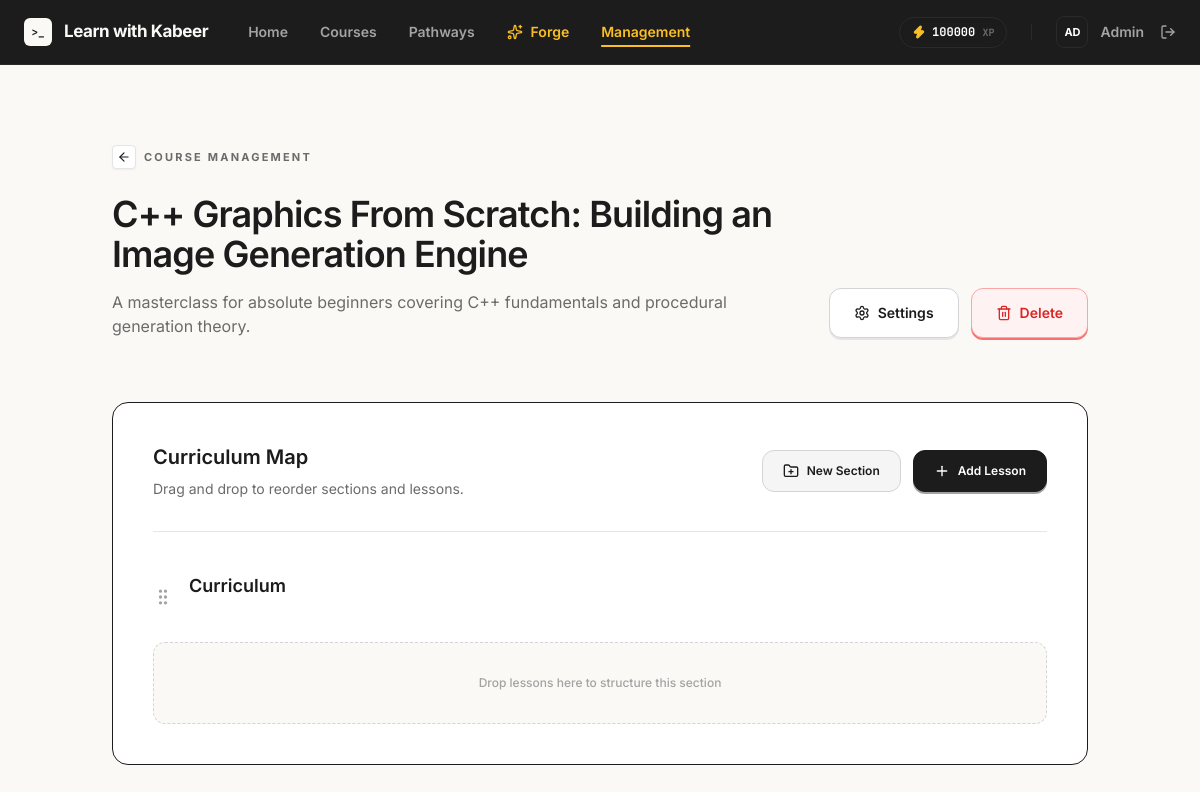
Page /admin/courses/1/manage (signed in) on the committed database.
### tables this page shows
CREATE TABLE users (
            id INTEGER PRIMARY KEY AUTOINCREMENT,
            name TEXT NOT NULL,
            email TEXT NOT NULL UNIQUE,
            password_hash TEXT NOT NULL,
            is_admin INTEGER NOT NULL DEFAULT 0,
            created_at TEXT NOT NULL DEFAULT CURRENT_TIMESTAMP,
            total_xp INTEGER NOT NULL DEFAULT 0
        , is_pro INTEGER NOT NULL DEFAULT 0);

CREATE TABLE courses (
            id INTEGER PRIMARY KEY AUTOINCREMENT,
            slug TEXT NOT NULL UNIQUE,
            title TEXT NOT NULL,
            subtitle TEXT NOT NULL,
            level TEXT NOT NULL,
            status TEXT NOT NULL DEFAULT 'active'
        , user_id INTEGER REFERENCES users(id) ON DELETE CASCADE);

CREATE TABLE sections (
            id INTEGER PRIMARY KEY AUTOINCREMENT,
            course_id INTEGER NOT NULL,
            title TEXT NOT NULL,
            description TEXT,
            number INTEGER NOT NULL,
            background TEXT,
            FOREIGN KEY (course_id) REFERENCES courses (id) ON DELETE CASCADE,
            UNIQUE (course_id, number)
        );

### app.py (the view)
@app.route("/admin/courses/<int:course_id>/manage")
@login_required
@admin_required
def admin_course_manage(course_id):
    course = database.get_course_by_id(course_id)
    if not course:
        abort(404)
    overview = database.get_course_overview(g.user, course["slug"])
    return render_template("admin/course_manage.html", **overview)

### app.py (called while the page is built)
def login_required(view):
    @wraps(view)
    def wrapped_view(**kwargs):
        if g.user is None:
            flash("Sign in to save your progress.", "info")
            return redirect(url_for("login", next=request.path))
        return view(**kwargs)
    return wrapped_view

def admin_required(view):
    @wraps(view)
    def wrapped_view(**kwargs):
        if g.user is None or not g.user["is_admin"]:
            abort(403)
        return view(**kwargs)
    return wrapped_view

@app.before_request
def load_logged_in_user():
    user_id = session.get("user_id")
    g.user = database.get_user_by_id(user_id) if user_id else None

@app.context_processor
def inject_template_helpers():
    return {
        "current_user": g.get("user"),
        "lesson_url": lesson_url,
    }

### database.py (called while the page is built)
def get_db():
    if "db" not in g:
        g.db = sqlite3.connect(current_app.config["DATABASE"])
        g.db.row_factory = sqlite3.Row
        g.db.execute("PRAGMA foreign_keys = ON")
    return g.db

def get_user_by_id(user_id):
    return get_db().execute("SELECT * FROM users WHERE id = ?", (user_id,)).fetchone()

def get_progress(user_id, course_id):
    return get_db().execute(
        "SELECT * FROM progress WHERE user_id = ? AND course_id = ?",
        (user_id, course_id),
    ).fetchone()

def get_course_by_id(course_id):
    return get_db().execute("SELECT * FROM courses WHERE id = ?", (course_id,)).fetchone()

### templates/admin/course_manage.html (shortened to what this page needs)
{% extends "base.html" %}
{% block content %}
<main class="flex-1 overflow-y-auto bg-[#FAF9F6] font-sans selection:bg-[#1C1C1C] selection:text-white pb-20">
    <div class="mx-auto max-w-5xl px-6 py-12 md:py-20">
        <header class="mb-16 flex flex-col items-start justify-between gap-8 md:flex-row md:items-end">
            <div class="max-w-2xl">
                <div class="mb-6">
                    <a href="{{ url_for('admin_dashboard') }}" class="group inline-flex items-center gap-2 text-[11px] font-bold uppercase tracking-[0.2em] text-[#6B6B6B] transition-colors hover:text-[#1C1C1C]">
                        <span class="flex h-6 w-6 items-center justify-center rounded border border-[#E5E5E5] bg-white text-[#1C1C1C] shadow-sm transition-transform group-hover:scale-110">
                            <i data-lucide="arrow-left" class="h-3.5 w-3.5"></i>
                        </span>
                        Course Management
                    </a>
                </div>
                <h1 class="text-3xl font-semibold tracking-tight text-[#1C1C1C] sm:text-4xl">
                    {{ course.title }}
                </h1>
                <p class="mt-4 text-base text-[#6B6B6B]">
                    {{ course.subtitle }}
                </p>
            </div>
            <div class="flex w-full flex-col sm:w-auto sm:flex-row items-center gap-3">
                <a href="{{ url_for('admin_course_edit', course_id=course.id) }}" class="flex w-full sm:w-auto items-center justify-center gap-2 rounded-xl border border-[#D4D4D8] bg-white px-6 py-3.5 text-sm font-semibold text-[#1C1C1C] shadow-[0_2px_0_0_#E5E5E5] transition-all hover:translate-y-[1px] hover:shadow-[0_1px_0_0_#E5E5E5] active:translate-y-[2px] active:shadow-none focus:outline-none">
                    <i data-lucide="settings" class="h-4 w-4"></i> Settings
                </a>
                <form action="{{ url_for('admin_course_delete', course_id=course.id) }}" method="post" class="w-full sm:w-auto" onsubmit="return confirm('Delete course &quot;{{ course.title }}&quot;?')">
                    <button type="submit" class="flex w-full items-center justify-center gap-2 rounded-xl border border-[#FCA5A5] bg-[#FEF2F2] px-6 py-3.5 text-sm font-semibold text-[#DC2626] shadow-[0_2px_0_0_#F87171] transition-all hover:translate-y-[1px] hover:shadow-[0_1px_0_0_#F87171] active:translate-y-[2px] active:shadow-none focus:outline-none">
                        <i data-lucide="trash-2" class="h-4 w-4"></i> Delete
                    </button>
                </form>
            </div>
        </header>
        <section class="rounded-2xl border border-[#1C1C1C] bg-white overflow-hidden">
            <div class="p-6 sm:p-10">
                <header class="mb-10 flex flex-col gap-6 sm:flex-row sm:items-center sm:justify-between border-b border-[#E5E5E5] pb-8">
                    <div>
                        <h2 class="text-xl font-semibold text-[#1C1C1C]">Curriculum Map</h2>
                        <p class="mt-2 text-sm text-[#6B6B6B]">Drag and drop to reorder sections and lessons.</p>
                    </div>
                    <div class="flex items-center gap-3">
                        <button onclick="quickAddSection({{ course.id }})" class="flex items-center gap-2 rounded-xl border border-[#D4D4D8] bg-[#F5F5F5] px-5 py-3 text-xs font-semibold text-[#1C1C1C] transition-all hover:bg-[#E5E5E5]">
                            <i data-lucide="folder-plus" class="w-4 h-4"></i> New Section
                        </button>
                        <a href="{{ url_for('admin_lesson_new', course_id=course.id) }}" class="flex items-center gap-2 rounded-xl border border-[#1C1C1C] bg-[#1C1C1C] px-5 py-3 text-xs font-semibold text-white shadow-[0_2px_0_0_#A3A3A3] transition-all hover:translate-y-[1px] hover:shadow-[0_1px_0_0_#A3A3A3] active:translate-y-[2px] active:shadow-none focus:outline-none">
                            <i data-lucide="plus" class="w-4 h-4"></i> Add Lesson
                        </a>
                    </div>
                </header>
                <div class="sections-container space-y-12" data-course-id="{{ course.id }}">
                    {% for section in sections %}
                        <div class="section-group" data-section-id="{{ section.id if section.id else 'null' }}">
                            <div class="mb-5 flex flex-col sm:flex-row sm:items-center justify-between gap-4 group/sec">
                                <div class="flex items-center gap-3">
                                    <div class="section-grip cursor-grab active:cursor-grabbing text-[#A3A3A3] hover:text-[#1C1C1C] transition-colors p-1 -ml-1 rounded-md hover:bg-[#F5F5F5]">
                                        <i data-lucide="grip-vertical" class="h-5 w-5"></i>
                                    </div>
                                    <div>
                                        <h3 class="text-lg font-semibold text-[#1C1C1C] cursor-pointer hover:text-[#6B6B6B] transition-colors inline-block"
                                            data-number="{{ section.number }}"
                                            ondblclick="editSectionTitle(this, {{ section.id if section.id else 'null' }})">
                                            {{ section.title }}
                                        </h3>
                                        {% if section.id %}
                                        <div class="flex items-center gap-2 mt-1">
                                        </div>
                                        {% endif %}
                                    </div>
                                </div>
                            </div>
                            <div class="lessons-list grid gap-3 min-h-[50px] rounded-xl transition-colors" data-section-id="{{ section.id if section.id else 'null' }}">
                                {% if section.lessons %}
                                    {% for lesson in section.lessons %}
                                        <div class="group flex items-center justify-between rounded-xl border border-[#1C1C1C] bg-white px-5 py-4 transition-all duration-200 ease-out hover:-translate-y-1 hover:translate-x-1 hover:shadow-[-4px_4px_0_0_#1C1C1C]" data-lesson-id="{{ lesson.id }}">
                                            <div class="flex items-center gap-4">
                                                <div class="lesson-grip cursor-grab active:cursor-grabbing text-[#A3A3A3] group-hover:text-[#1C1C1C] transition-colors p-1 -ml-1 rounded-md hover:bg-[#F5F5F5]">
                                                    <i data-lucide="grip-vertical" class="h-4 w-4"></i>
                                                </div>
                                                <span class="font-mono text-xs font-semibold text-[#A3A3A3] tabular-nums">{{ "%02d" % lesson.number }}</span>
                                                <span class="text-sm font-semibold text-[#1C1C1C]">{{ lesson.title }}</span>
                                            </div>
                                            <div class="flex items-center gap-4 opacity-0 transition-opacity group-hover:opacity-100">
                                                <a href="{{ url_for('admin_lesson_edit', lesson_id=lesson.id) }}" class="text-[11px] font-semibold text-[#6B6B6B] hover:text-[#1C1C1C] transition-colors">Edit</a>
                                                <form action="{{ url_for('admin_lesson_delete', lesson_id=lesson.id) }}" method="post" class="inline">
                                                    <button type="submit" class="text-[11px] font-semibold text-[#DC2626] hover:text-[#991B1B] transition-colors">Delete</button>
                                                </form>
                                            </div>
                                        </div>
                                    {% endfor %}
                                {% else %}
                                    <div class="empty-placeholder flex items-center justify-center py-8 text-center text-xs font-medium text-[#A3A3A3] border border-dashed border-[#D4D4D8] rounded-xl bg-[#FAF9F6]">
                                        Drop lessons here to structure this section
                                    </div>
                                {% endif %}
                            </div>
                        </div>
                    {% endfor %}
                </div>
            </div>
        </section>
    </div>
</main>
{% endblock %}

### templates/base.html (shortened to what this page needs)
<!DOCTYPE html>
<html lang="en">
<head>
    <script src="https://cdn.tailwindcss.com?plugins=typography"></script>
</head>
<body class="h-screen overflow-hidden bg-gray-50 text-gray-900 font-sans antialiased flex flex-col">
    <nav class="sticky top-0 z-50 flex-none border-b border-[#2A2A2A] bg-[#1C1C1C] px-6 transition-all duration-300">
        <div class="mx-auto flex h-16 max-w-6xl items-center justify-between">
            <div class="flex items-center gap-10">
                <a href="/" class="flex items-center gap-3 group" aria-label="Learn with Kabeer home">
                    <div class="flex h-7 w-7 items-center justify-center rounded-[6px] bg-[#FAF9F6] font-mono text-[11px] font-bold text-[#1C1C1C] transition-transform duration-200 group-hover:scale-105">
                        &gt;_
                    </div>
                    <span class="font-sans text-[17px] font-bold tracking-tight text-[#FAF9F6]">Learn with Kabeer</span>
                </a>
                <div class="hidden items-center gap-8 text-sm font-semibold text-[#A3A3A3] md:flex">
                    {% if current_user %}
                        <a href="{{ url_for('home') }}" class="transition-colors hover:text-[#FAF9F6] {% if request.endpoint == 'home' %}text-[#FAF9F6]{% endif %}">Home</a>
                        <a href="{{ url_for('courses') }}" class="transition-colors hover:text-[#FAF9F6] {% if request.endpoint == 'courses' %}text-[#FAF9F6]{% endif %}">Courses</a>
                        <a href="{{ url_for('career_paths') }}" class="transition-colors hover:text-[#FAF9F6] {% if request.endpoint == 'career_paths' %}text-[#FAF9F6]{% endif %}">Pathways</a>
                        <a href="{{ url_for('cod_interface') }}" class="flex items-center gap-2 text-amber-400 transition-colors hover:text-amber-300 {% if request.endpoint == 'cod_interface' %}text-amber-300{% endif %}">
                            <i data-lucide="sparkles" class="h-4 w-4"></i>
                            <span>Forge</span>
                        </a>
                        {% if current_user['is_admin'] %}
                            <a href="{{ url_for('admin_dashboard') }}" class="text-amber-400 transition-colors hover:text-amber-300 {% if request.endpoint and request.endpoint.startswith('admin_') %}text-amber-300 underline underline-offset-8 decoration-2{% endif %}">Management</a>
                        {% endif %}
                    {% endif %}
                </div>
            </div>
            <div class="flex items-center gap-6">
                <div class="flex items-center gap-6 text-sm font-semibold text-[#A3A3A3]">
                    {% if current_user %}
                        <div class="hidden items-center gap-4 md:flex">
                            <div class="xp-pill flex items-center gap-1.5 rounded-full border border-[#2A2A2A] bg-[#1C1C1C] px-3 py-1.5 shadow-inner transition-all duration-300">
                                <i data-lucide="zap" class="h-3.5 w-3.5 fill-amber-400 text-amber-400"></i>
                                <span class="font-mono text-xs font-bold text-white"><span class="xp-value">{{ current_user['total_xp'] }}</span> <span class="text-[10px] text-[#6B6B6B]">XP</span></span>
                            </div>
                        </div>
                        <div class="flex items-center gap-4">
                            <a href="{{ url_for('settings') }}" class="group flex items-center gap-3 transition-colors hover:text-white">
                                <div class="flex h-8 w-8 items-center justify-center rounded-lg border border-[#2A2A2A] bg-[#1C1C1C] text-[11px] font-bold text-white transition-all group-hover:border-white/20">
                                    {{ current_user['name'][:2].upper() }}
                                </div>
                                <span class="text-sm font-semibold">{{ current_user["name"].split(' ')[0] }}</span>
                            </a>
                            <form action="{{ url_for('logout') }}" method="post" class="inline">
                                <button type="submit" class="flex items-center gap-2 transition-colors hover:text-[#FAF9F6]" title="Sign Out">
                                    <i data-lucide="log-out" class="h-4 w-4"></i>
                                </button>
                            </form>
                        </div>
                    {% endif %}
                </div>
            </div>
        </div>
    </nav>
    {% block content %}{% endblock %}
</body>
</html>

### templates/base.html (style rules this page uses)
html { scroll-behavior: smooth; font-feature-settings: "ss03", "cv11"; }

### rows in the picture
users: total_xp "100000", name "AD", name "Admin"
courses: title "C++ Graphics From Scratch: Building an Image Generation Engine", subtitle "A masterclass for absolute beginners covering C++ fundamentals and procedural generation theory."
sections: title "Curriculum"
